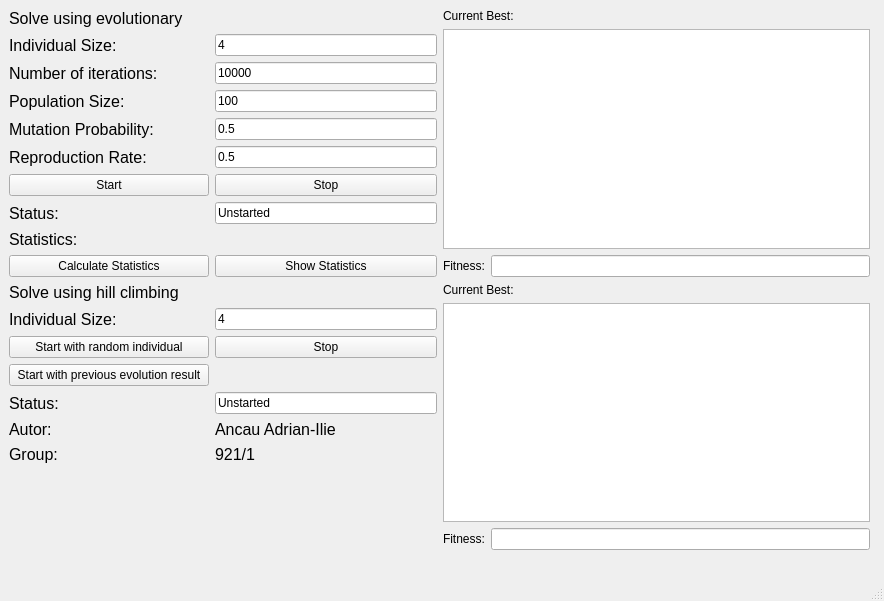
<?xml version="1.0" encoding="UTF-8"?>
<ui version="4.0">
 <class>MainWindow</class>
 <widget class="QMainWindow" name="MainWindow">
  <property name="geometry">
   <rect>
    <x>0</x>
    <y>0</y>
    <width>884</width>
    <height>601</height>
   </rect>
  </property>
  <property name="windowTitle">
   <string>Artificial Inteligence</string>
  </property>
  <widget class="QWidget" name="centralwidget">
   <widget class="QWidget" name="verticalLayoutWidget">
    <property name="geometry">
     <rect>
      <x>9</x>
      <y>9</y>
      <width>861</width>
      <height>541</height>
     </rect>
    </property>
    <layout class="QVBoxLayout" name="verticalLayout">
     <item>
      <layout class="QGridLayout" name="gridLayout">
       <item row="1" column="1">
        <layout class="QVBoxLayout" name="verticalLayout_3">
         <item>
          <widget class="QLabel" name="labelCurent">
           <property name="text">
            <string>Current Best:</string>
           </property>
          </widget>
         </item>
         <item>
          <widget class="QTextBrowser" name="displayCurrent"/>
         </item>
         <item>
          <layout class="QHBoxLayout" name="horizontalLayout">
           <item>
            <widget class="QLabel" name="label_10">
             <property name="text">
              <string>Fitness:</string>
             </property>
            </widget>
           </item>
           <item>
            <widget class="QLineEdit" name="lineFitness">
             <property name="readOnly">
              <bool>true</bool>
             </property>
            </widget>
           </item>
          </layout>
         </item>
        </layout>
       </item>
       <item row="2" column="1">
        <layout class="QVBoxLayout" name="verticalLayout_4">
         <item>
          <widget class="QLabel" name="labelCurentHC">
           <property name="text">
            <string>Current Best:</string>
           </property>
          </widget>
         </item>
         <item>
          <widget class="QTextBrowser" name="displayCurrentHC"/>
         </item>
         <item>
          <layout class="QHBoxLayout" name="horizontalLayout_2">
           <item>
            <widget class="QLabel" name="label_11">
             <property name="text">
              <string>Fitness:</string>
             </property>
            </widget>
           </item>
           <item>
            <widget class="QLineEdit" name="lineFitnessHC">
             <property name="readOnly">
              <bool>true</bool>
             </property>
            </widget>
           </item>
          </layout>
         </item>
        </layout>
       </item>
       <item row="1" column="0">
        <layout class="QFormLayout" name="formLayout">
         <item row="0" column="0">
          <widget class="QLabel" name="label_12">
           <property name="font">
            <font>
             <pointsize>12</pointsize>
            </font>
           </property>
           <property name="text">
            <string>Solve using evolutionary</string>
           </property>
          </widget>
         </item>
         <item row="1" column="0">
          <widget class="QLabel" name="label_6">
           <property name="font">
            <font>
             <pointsize>12</pointsize>
            </font>
           </property>
           <property name="text">
            <string>Individual Size:</string>
           </property>
          </widget>
         </item>
         <item row="1" column="1">
          <widget class="QLineEdit" name="individualSize">
           <property name="text">
            <string>4</string>
           </property>
          </widget>
         </item>
         <item row="2" column="0">
          <widget class="QLabel" name="label">
           <property name="font">
            <font>
             <pointsize>12</pointsize>
            </font>
           </property>
           <property name="text">
            <string>Number of iterations:</string>
           </property>
          </widget>
         </item>
         <item row="2" column="1">
          <widget class="QLineEdit" name="noIterations">
           <property name="text">
            <string>10000</string>
           </property>
          </widget>
         </item>
         <item row="3" column="0">
          <widget class="QLabel" name="label_2">
           <property name="font">
            <font>
             <pointsize>12</pointsize>
            </font>
           </property>
           <property name="text">
            <string>Population Size:</string>
           </property>
          </widget>
         </item>
         <item row="3" column="1">
          <widget class="QLineEdit" name="populationSize">
           <property name="text">
            <string>100</string>
           </property>
          </widget>
         </item>
         <item row="4" column="0">
          <widget class="QLabel" name="label_3">
           <property name="font">
            <font>
             <pointsize>12</pointsize>
            </font>
           </property>
           <property name="text">
            <string>Mutation Probability:</string>
           </property>
          </widget>
         </item>
         <item row="4" column="1">
          <widget class="QLineEdit" name="mutationProb">
           <property name="text">
            <string>0.5</string>
           </property>
          </widget>
         </item>
         <item row="5" column="0">
          <widget class="QLabel" name="label_4">
           <property name="font">
            <font>
             <pointsize>12</pointsize>
            </font>
           </property>
           <property name="text">
            <string>Reproduction Rate:</string>
           </property>
          </widget>
         </item>
         <item row="5" column="1">
          <widget class="QLineEdit" name="reproductionRate">
           <property name="text">
            <string>0.5</string>
           </property>
          </widget>
         </item>
         <item row="6" column="0">
          <widget class="QPushButton" name="buttonStart">
           <property name="minimumSize">
            <size>
             <width>200</width>
             <height>0</height>
            </size>
           </property>
           <property name="text">
            <string>Start</string>
           </property>
          </widget>
         </item>
         <item row="6" column="1">
          <widget class="QPushButton" name="buttonStop">
           <property name="text">
            <string>Stop</string>
           </property>
          </widget>
         </item>
         <item row="8" column="0">
          <widget class="QLabel" name="label_8">
           <property name="font">
            <font>
             <pointsize>12</pointsize>
            </font>
           </property>
           <property name="text">
            <string>Status:</string>
           </property>
          </widget>
         </item>
         <item row="8" column="1">
          <widget class="QLineEdit" name="statusEvo">
           <property name="text">
            <string>Unstarted</string>
           </property>
           <property name="readOnly">
            <bool>true</bool>
           </property>
          </widget>
         </item>
         <item row="10" column="0">
          <widget class="QPushButton" name="buttonStatistics">
           <property name="minimumSize">
            <size>
             <width>200</width>
             <height>0</height>
            </size>
           </property>
           <property name="text">
            <string>Calculate Statistics</string>
           </property>
          </widget>
         </item>
         <item row="10" column="1">
          <widget class="QPushButton" name="buttonShowStats">
           <property name="minimumSize">
            <size>
             <width>200</width>
             <height>0</height>
            </size>
           </property>
           <property name="text">
            <string>Show Statistics</string>
           </property>
          </widget>
         </item>
         <item row="9" column="0">
          <widget class="QLabel" name="label_17">
           <property name="font">
            <font>
             <pointsize>12</pointsize>
            </font>
           </property>
           <property name="text">
            <string>Statistics:</string>
           </property>
          </widget>
         </item>
        </layout>
       </item>
       <item row="2" column="0">
        <layout class="QFormLayout" name="formLayout_3">
         <item row="0" column="0">
          <widget class="QLabel" name="label_5">
           <property name="font">
            <font>
             <pointsize>12</pointsize>
            </font>
           </property>
           <property name="text">
            <string>Solve using hill climbing</string>
           </property>
          </widget>
         </item>
         <item row="1" column="0">
          <widget class="QLabel" name="label_7">
           <property name="font">
            <font>
             <pointsize>12</pointsize>
            </font>
           </property>
           <property name="text">
            <string>Individual Size:</string>
           </property>
          </widget>
         </item>
         <item row="1" column="1">
          <widget class="QLineEdit" name="individualSizeHC">
           <property name="text">
            <string>4</string>
           </property>
          </widget>
         </item>
         <item row="2" column="0">
          <widget class="QPushButton" name="startHCdef">
           <property name="minimumSize">
            <size>
             <width>200</width>
             <height>0</height>
            </size>
           </property>
           <property name="text">
            <string>Start with random individual</string>
           </property>
          </widget>
         </item>
         <item row="2" column="1">
          <widget class="QPushButton" name="buttonStopHC">
           <property name="text">
            <string>Stop</string>
           </property>
          </widget>
         </item>
         <item row="3" column="0">
          <widget class="QPushButton" name="startHCevo">
           <property name="minimumSize">
            <size>
             <width>200</width>
             <height>0</height>
            </size>
           </property>
           <property name="text">
            <string>Start with previous evolution result</string>
           </property>
          </widget>
         </item>
         <item row="4" column="0">
          <widget class="QLabel" name="label_9">
           <property name="font">
            <font>
             <pointsize>12</pointsize>
            </font>
           </property>
           <property name="text">
            <string>Status:</string>
           </property>
          </widget>
         </item>
         <item row="4" column="1">
          <widget class="QLineEdit" name="statusHC">
           <property name="text">
            <string>Unstarted</string>
           </property>
           <property name="readOnly">
            <bool>true</bool>
           </property>
          </widget>
         </item>
         <item row="5" column="0">
          <widget class="QLabel" name="label_13">
           <property name="font">
            <font>
             <pointsize>12</pointsize>
            </font>
           </property>
           <property name="text">
            <string>Autor:</string>
           </property>
          </widget>
         </item>
         <item row="5" column="1">
          <widget class="QLabel" name="label_14">
           <property name="font">
            <font>
             <pointsize>12</pointsize>
            </font>
           </property>
           <property name="text">
            <string>Ancau Adrian-Ilie</string>
           </property>
          </widget>
         </item>
         <item row="6" column="0">
          <widget class="QLabel" name="label_15">
           <property name="font">
            <font>
             <pointsize>12</pointsize>
            </font>
           </property>
           <property name="text">
            <string>Group:</string>
           </property>
          </widget>
         </item>
         <item row="6" column="1">
          <widget class="QLabel" name="label_16">
           <property name="font">
            <font>
             <pointsize>12</pointsize>
            </font>
           </property>
           <property name="text">
            <string>921/1</string>
           </property>
          </widget>
         </item>
        </layout>
       </item>
      </layout>
     </item>
     <item>
      <layout class="QGridLayout" name="gridLayout_2"/>
     </item>
    </layout>
   </widget>
  </widget>
  <widget class="QMenuBar" name="menubar">
   <property name="geometry">
    <rect>
     <x>0</x>
     <y>0</y>
     <width>884</width>
     <height>21</height>
    </rect>
   </property>
  </widget>
  <widget class="QStatusBar" name="statusbar"/>
 </widget>
 <resources/>
 <connections/>
</ui>
